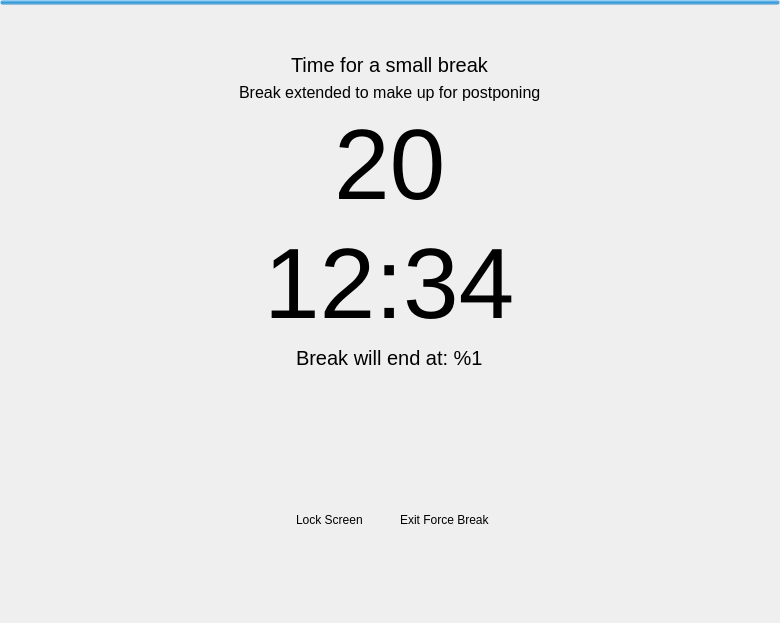
<?xml version="1.0" encoding="UTF-8"?>
<ui version="4.0">
 <class>BreakReminder</class>
 <widget class="QWidget" name="BreakReminder">
  <property name="geometry">
   <rect>
    <x>0</x>
    <y>0</y>
    <width>780</width>
    <height>623</height>
   </rect>
  </property>
  <property name="windowTitle">
   <string notr="true">Form</string>
  </property>
  <property name="isFullScreen" stdset="0">
   <bool>true</bool>
  </property>
  <layout class="QVBoxLayout" name="verticalLayout_2">
   <property name="spacing">
    <number>0</number>
   </property>
   <property name="leftMargin">
    <number>0</number>
   </property>
   <property name="topMargin">
    <number>0</number>
   </property>
   <property name="rightMargin">
    <number>0</number>
   </property>
   <property name="bottomMargin">
    <number>0</number>
   </property>
   <item>
    <widget class="QProgressBar" name="progressBar">
     <property name="styleSheet">
      <string notr="true">QProgressBar {
  border-radius: 0px;
  max-height: 5px;
  background: transparent;
}
QProgressBar::chunk {
  width: 1px;
}
#BreakReminder[isFullScreen=&quot;true&quot;] QProgressBar {
  max-height: 10px;
}</string>
     </property>
     <property name="maximum">
      <number>10000</number>
     </property>
     <property name="value">
      <number>10000</number>
     </property>
     <property name="textVisible">
      <bool>false</bool>
     </property>
    </widget>
   </item>
   <item alignment="Qt::AlignmentFlag::AlignHCenter|Qt::AlignmentFlag::AlignVCenter">
    <widget class="QWidget" name="texts" native="true">
     <layout class="QVBoxLayout" name="verticalLayout">
      <item alignment="Qt::AlignmentFlag::AlignHCenter">
       <widget class="QLabel" name="breakLabel">
        <property name="styleSheet">
         <string notr="true">QLabel {
  background: transparent;
  font-size: 20px;
}
#BreakReminder[isFullScreen=&quot;true&quot;] QLabel {
  font-size: 40px;
}
</string>
        </property>
        <property name="text">
         <string notr="true">Time for a small break</string>
        </property>
       </widget>
      </item>
      <item alignment="Qt::AlignmentFlag::AlignHCenter">
       <widget class="QLabel" name="postponeLabel">
        <property name="styleSheet">
         <string notr="true">QLabel {
  background: transparent;
  font-size: 16px;
}
</string>
        </property>
        <property name="text">
         <string>Break extended to make up for postponing</string>
        </property>
       </widget>
      </item>
      <item alignment="Qt::AlignmentFlag::AlignHCenter">
       <widget class="QLabel" name="countDownLabel">
        <property name="styleSheet">
         <string notr="true">QLabel {
  background: transparent;
  font-size: 100px;
}</string>
        </property>
        <property name="text">
         <string notr="true">20</string>
        </property>
       </widget>
      </item>
      <item alignment="Qt::AlignmentFlag::AlignHCenter">
       <widget class="QLabel" name="clock">
        <property name="styleSheet">
         <string notr="true">QLabel {
  background: transparent;
  font-size: 100px;
}</string>
        </property>
        <property name="text">
         <string notr="true">12:34</string>
        </property>
       </widget>
      </item>
      <item alignment="Qt::AlignmentFlag::AlignHCenter">
       <widget class="QLabel" name="breakEndTimeLabel">
        <property name="styleSheet">
         <string notr="true">QLabel {
  background: transparent;
  font-size: 20px;
}
</string>
        </property>
        <property name="text">
         <string notr="true">Break will end at: %1</string>
        </property>
       </widget>
      </item>
      <item>
       <widget class="QWidget" name="buttons" native="true">
        <property name="sizePolicy">
         <sizepolicy hsizetype="Preferred" vsizetype="Preferred">
          <horstretch>0</horstretch>
          <verstretch>0</verstretch>
         </sizepolicy>
        </property>
        <property name="minimumSize">
         <size>
          <width>0</width>
          <height>170</height>
         </size>
        </property>
        <property name="baseSize">
         <size>
          <width>0</width>
          <height>0</height>
         </size>
        </property>
        <property name="styleSheet">
         <string notr="true">QPushButton {
  border-radius: 40px;
  background: transparent;
}
QPushButton::hover {
  background: #aaaaaaaa;
}</string>
        </property>
        <layout class="QHBoxLayout" name="buttons_2">
         <property name="spacing">
          <number>12</number>
         </property>
         <property name="topMargin">
          <number>40</number>
         </property>
         <item>
          <spacer name="buttonsLeftSpacer">
           <property name="orientation">
            <enum>Qt::Orientation::Horizontal</enum>
           </property>
           <property name="sizeHint" stdset="0">
            <size>
             <width>0</width>
             <height>0</height>
            </size>
           </property>
          </spacer>
         </item>
         <item>
          <widget class="QWidget" name="lockScreenGroup" native="true">
           <layout class="QVBoxLayout" name="verticalLayout_3">
            <item alignment="Qt::AlignmentFlag::AlignHCenter">
             <widget class="QPushButton" name="lockScreen">
              <property name="enabled">
               <bool>true</bool>
              </property>
              <property name="sizePolicy">
               <sizepolicy hsizetype="Fixed" vsizetype="Fixed">
                <horstretch>0</horstretch>
                <verstretch>0</verstretch>
               </sizepolicy>
              </property>
              <property name="minimumSize">
               <size>
                <width>80</width>
                <height>80</height>
               </size>
              </property>
              <property name="maximumSize">
               <size>
                <width>80</width>
                <height>80</height>
               </size>
              </property>
              <property name="styleSheet">
               <string notr="true"/>
              </property>
              <property name="text">
               <string notr="true"/>
              </property>
              <property name="icon">
               <iconset resource="../../resources/index.qrc">
                <normaloff>:/images/lock.png</normaloff>:/images/lock.png</iconset>
              </property>
              <property name="iconSize">
               <size>
                <width>64</width>
                <height>64</height>
               </size>
              </property>
              <property name="checkable">
               <bool>false</bool>
              </property>
              <property name="flat">
               <bool>false</bool>
              </property>
             </widget>
            </item>
            <item alignment="Qt::AlignmentFlag::AlignHCenter">
             <widget class="QLabel" name="lockScreenLabel">
              <property name="text">
               <string>Lock Screen</string>
              </property>
             </widget>
            </item>
           </layout>
          </widget>
         </item>
         <item>
          <widget class="QWidget" name="exitForceBreakGroup" native="true">
           <layout class="QVBoxLayout" name="verticalLayout_4">
            <item alignment="Qt::AlignmentFlag::AlignHCenter">
             <widget class="QPushButton" name="exitForceBreak">
              <property name="sizePolicy">
               <sizepolicy hsizetype="Fixed" vsizetype="Fixed">
                <horstretch>0</horstretch>
                <verstretch>0</verstretch>
               </sizepolicy>
              </property>
              <property name="minimumSize">
               <size>
                <width>80</width>
                <height>80</height>
               </size>
              </property>
              <property name="maximumSize">
               <size>
                <width>80</width>
                <height>80</height>
               </size>
              </property>
              <property name="styleSheet">
               <string notr="true"/>
              </property>
              <property name="text">
               <string notr="true"/>
              </property>
              <property name="icon">
               <iconset resource="../../resources/index.qrc">
                <normaloff>:/images/restart.png</normaloff>:/images/restart.png</iconset>
              </property>
              <property name="iconSize">
               <size>
                <width>64</width>
                <height>64</height>
               </size>
              </property>
              <property name="flat">
               <bool>false</bool>
              </property>
             </widget>
            </item>
            <item>
             <widget class="QLabel" name="exitForceBreakLabel">
              <property name="text">
               <string>Exit Force Break</string>
              </property>
             </widget>
            </item>
           </layout>
          </widget>
         </item>
         <item>
          <spacer name="buttonsRightSpacer">
           <property name="orientation">
            <enum>Qt::Orientation::Horizontal</enum>
           </property>
           <property name="sizeHint" stdset="0">
            <size>
             <width>0</width>
             <height>0</height>
            </size>
           </property>
          </spacer>
         </item>
        </layout>
       </widget>
      </item>
      <item alignment="Qt::AlignmentFlag::AlignHCenter">
       <widget class="QLabel" name="mediaLabel">
        <property name="styleSheet">
         <string notr="true">QLabel {
  background: transparent;
  font-size: 20px;
}
</string>
        </property>
        <property name="alignment">
         <set>Qt::AlignmentFlag::AlignCenter</set>
        </property>
        <property name="text">
         <string notr="true"></string>
        </property>
        <property name="visible">
         <bool>false</bool>
        </property>
       </widget>
      </item>
     </layout>
    </widget>
   </item>
  </layout>
 </widget>
 <resources>
  <include location="../../resources/index.qrc"/>
 </resources>
 <connections/>
</ui>
